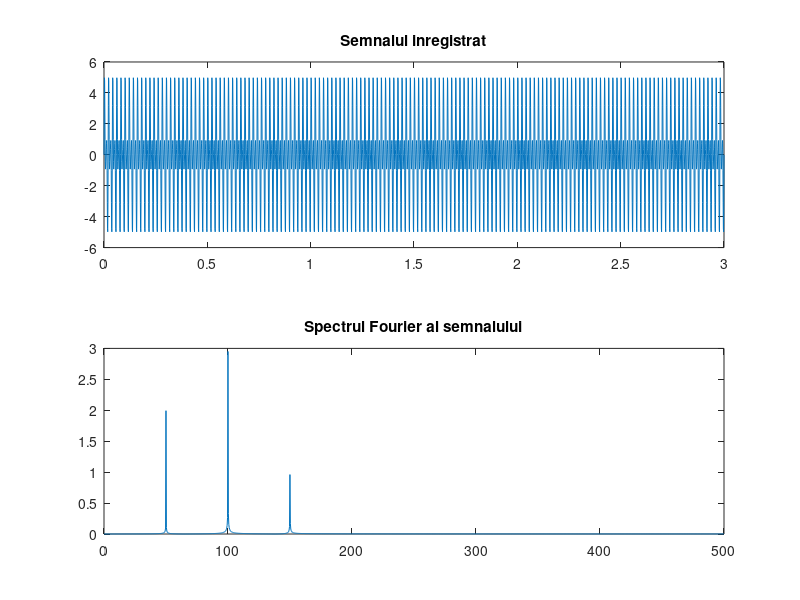

Source code (MATLAB):
Te = 0.001;
t = 0:Te:3;
x = 2*sin(2*pi*50*t)+3*sin(2*pi*100*t)+1*sin(2*pi*150*t);
%semnalul este generat astfel, vezi mai jos spectrul
subplot(211)
plot(t,x)
title ('Semnalul inregistrat')

N = length(x);
%numarul de esantioane prelevate
fe = 1/Te;
%frecventa de esantionare
%urmatoarea secventa construieste si prezinta grafic spectrul Fourier
X = fft(x);
Xabs = abs(X)/(N/2);
magX = Xabs(1,1:N/2+1);
f = [0:N/2]*fe/N;
subplot(212)
plot(f,magX);
title ('Spectrul Fourier al semnalului')
